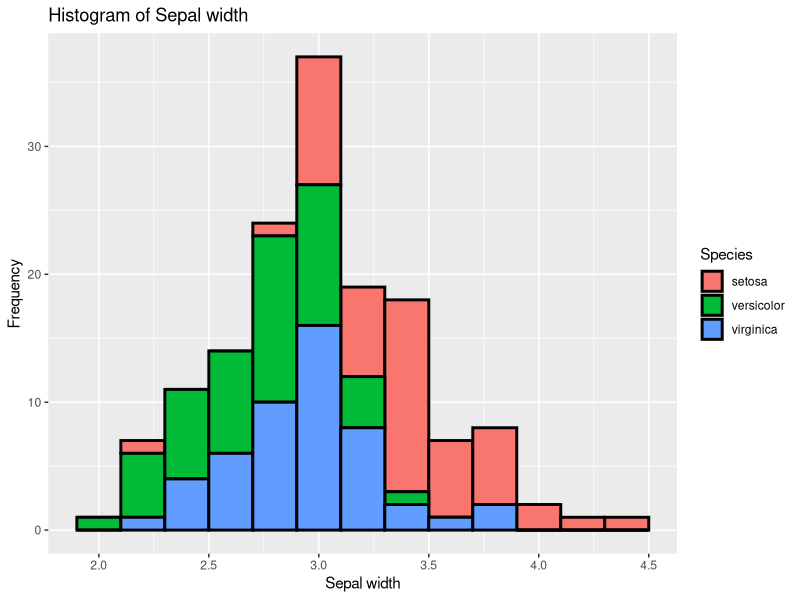
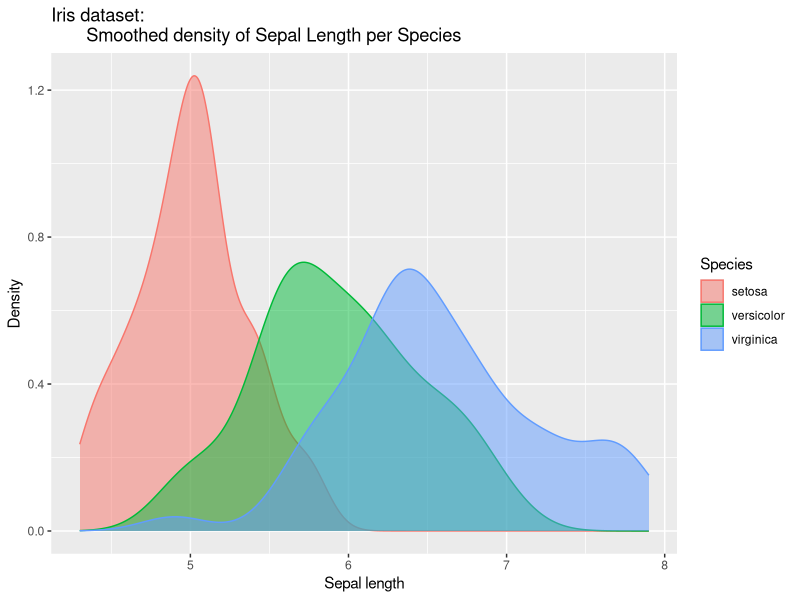
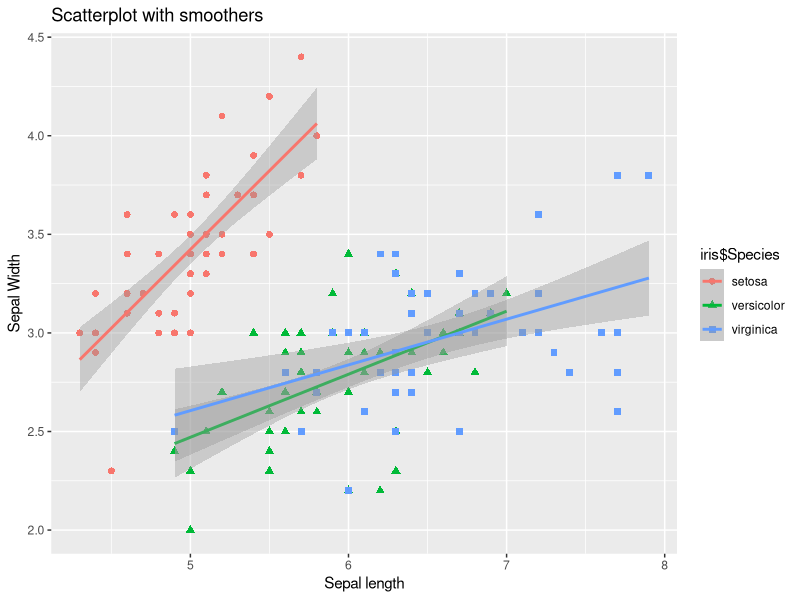
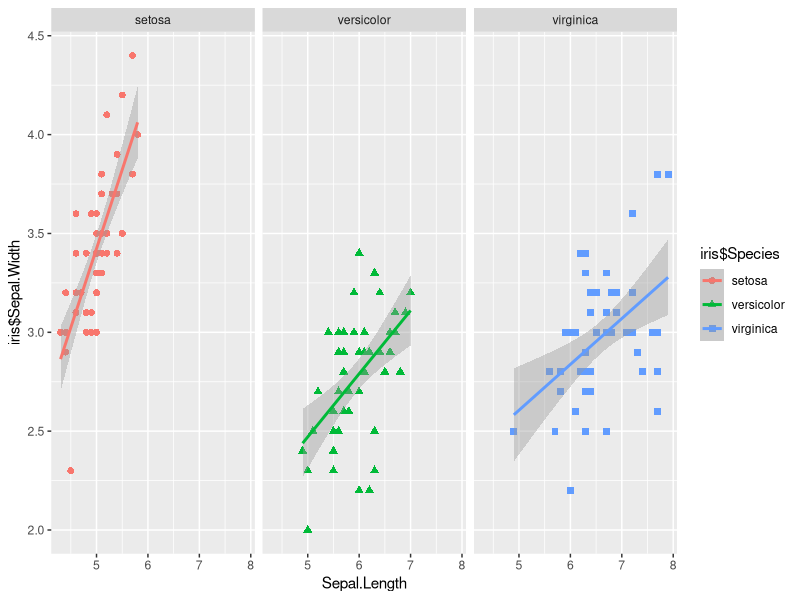
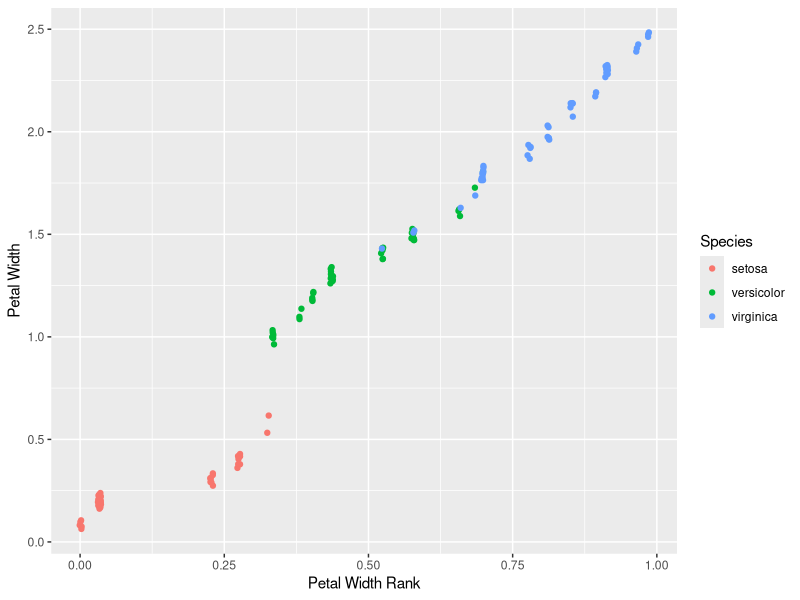

These charts were generated, in order, by the following R code:
library(tidyverse)


#################

# histogram
ggplot(data = iris, aes(x = Sepal.Width, fill = Species)) + 
  geom_histogram(binwidth = 0.2, col = "black", size = 1) + 
  labs(x = "Sepal width", y = "Frequency", title = "Histogram of Sepal width")

# density plots
ggplot(data = iris, aes(x = Sepal.Length, fill = Species, col = Species)) + 
  geom_density(alpha = 0.5, size = 0.5) + 
  labs(x = "Sepal length", y = "Density", title = "Iris dataset: 
       Smoothed density of Sepal Length per Species")

# scatter plot
ggplot(data = iris, aes(x = Sepal.Length, y = iris$Sepal.Width)) + 
  geom_point(aes(x = iris$Sepal.Length, y = iris$Sepal.Width, fill = iris$Species, 
                 col = iris$Species, shape = iris$Species), 
             size = 2) + 
  geom_smooth(method = lm, aes(x = iris$Sepal.Length, 
                               y = iris$Sepal.Width, col = iris$Species)) +
  labs(x = "Sepal length", y = "Sepal Width", title = "Scatterplot with smoothers")

# faceting
ggplot(data = iris, aes(x = Sepal.Length, y = iris$Sepal.Width)) + 
  geom_point(aes(x = iris$Sepal.Length, y = iris$Sepal.Width, fill = iris$Species, 
                 col = iris$Species, shape = iris$Species), 
             size = 2) + 
  geom_smooth(method = lm, aes(x = iris$Sepal.Length, 
                               y = iris$Sepal.Width, col = iris$Species)) +
  facet_grid(. ~ iris$Species)


# data manipulation

iris %>% filter(Species == 'virginica') %>% summary()

iris %>% select(starts_with("Petal")) %>% summary()

iris_mutated <- iris %>% mutate(Petal.Width.Rank = percent_rank(Petal.Width))


ggplot(data = iris_mutated, aes(x = Petal.Width.Rank, y = Petal.Width)) + 
  geom_jitter(aes(x = iris_mutated$Petal.Width.Rank, y = iris_mutated$Petal.Width, 
                  col = iris_mutated$Species)) + 
  labs(x = "Petal Width Rank", y = "Petal Width", col = "Species")

